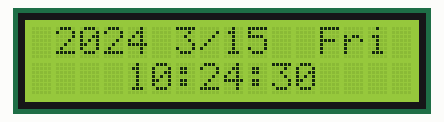
Simulated run of this sketch. Board: Arduino Uno, built with avr-gcc and run on an emulated ATmega328P. Shown: 16×2 character LCD. The local clock reads 2024-03-15 10:24:30 at power-on unless the sketch sets it.

Above: at 0.1 s.
At 4.2 s:
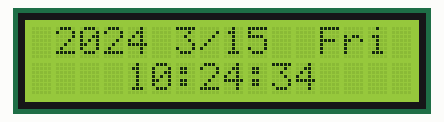
At 9.2 s:
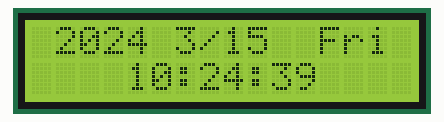
At 19.3 s:
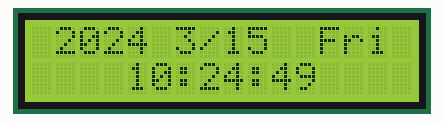
At 28.3 s:
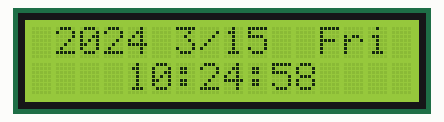
At 38.4 s:
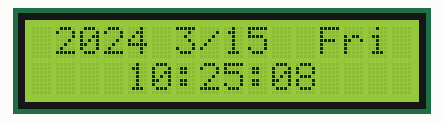

Measured:
- what the display in image 1 shows lasts 1.0 s, from 4.1 s to 5.1 s

The sketch:

1602_with_rtc.ino
```cpp
#include <LiquidCrystal.h>
#include <stdio.h>
#include <DS1302.h>


namespace {

const int kCePin   = 8;  //RST
const int kIoPin   = 6;  //DAT
const int kSclkPin = 7;  //CLK

// Create a DS1302 object.
DS1302 rtc(kCePin, kIoPin, kSclkPin);

String dayAsString(const Time::Day day) {
  switch (day) {
    case Time::kSunday: return "Sun";
    case Time::kMonday: return "Mon";
    case Time::kTuesday: return "Tue";
    case Time::kWednesday: return "Wed";
    case Time::kThursday: return "Thu";
    case Time::kFriday: return "Fri";
    case Time::kSaturday: return "Sat";
  }
  return "(unknown day)";
}
}

const int rs = 12, en = 11, d4 = 5, d5 = 4, d6 = 3, d7 = 2;
LiquidCrystal lcd(rs, en, d4, d5, d6, d7);

void setup() {
  //setTime();
  lcd.begin(16, 2);
  Serial.begin(9600);
}

void loop() {

 printTime();
 delay(1000);
}


void printTime() {

  Time t = rtc.time();

  const String day = dayAsString(t.day);
  String year;
  String month;
  String date;
  String hour;
  String minutes;
  String second;

  year = String(t.yr);
  month = String(t.mon);
  date = String(t.date);
  hour = String(t.hr);
  minutes = String(t.min);
  second = String(t.sec);
  String fullDate =" "+year+" "+month+"/"+date+"  "+day;

  if(t.hr<10){
    hour = "0"+hour;
  }
  if(t.min<10){
    minutes = "0"+minutes;
  }
  if(t.sec<10){
    second = "0"+second;
  }
  String fullTime = "    "+hour+":"+minutes+":"+second;

  lcd.setCursor(0,0);
  lcd.print(fullDate);
  lcd.setCursor(0,1);
  lcd.print(fullTime);
}

void setTime()
{
  rtc.writeProtect(false);
  rtc.halt(false);
  Time t(2015, 2, 26, 13, 35, 50, Time::kThursday); //Change this line to set time  ex 2015 26/2 9:09:50
  rtc.time(t);
}
```
